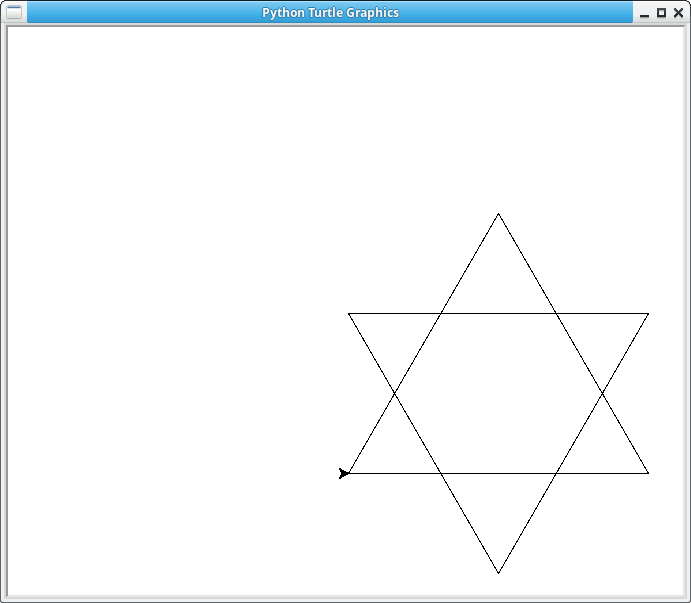

This chart was generated by the following Python code:
import turtle

def main():
    count = 1
    while count <= 3:
        turtle.forward(300)
        turtle.right(120)
        count = count + 1
        print(count)
    
    turtle.penup()
    turtle.goto( turtle.pos() + (0,-160) )
    turtle.pendown()
    
    count = 1
    while count <= 3:
        turtle.forward(300)
        turtle.right(-120)
        count = count + 1
        print(count)
        
    turtle.exitonclick()

if __name__ == "__main__":
    main()
